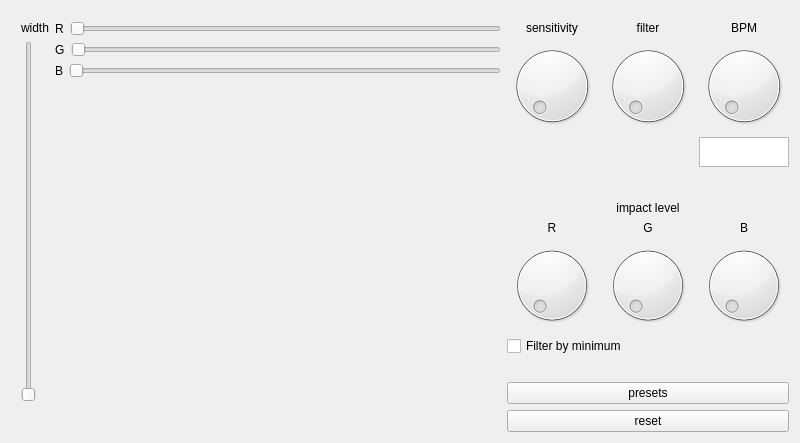
<?xml version="1.0" encoding="UTF-8"?>
<ui version="4.0">
    <class>color</class>
    <widget class="QWidget" name="color">
        <property name="windowModality">
            <enum>Qt::ApplicationModal</enum>
        </property>
        <property name="geometry">
            <rect>
                <x>0</x>
                <y>0</y>
                <width>800</width>
                <height>443</height>
            </rect>
        </property>
        <property name="minimumSize">
            <size>
                <width>600</width>
                <height>200</height>
            </size>
        </property>
        <property name="windowTitle">
            <string>Colors</string>
        </property>
        <layout class="QGridLayout" name="gridLayout_2">
            <item row="0" column="0">
                <layout class="QVBoxLayout" name="verticalLayoutGeneral">
                    <item>
                        <spacer name="verticalSpacer_2">
                            <property name="orientation">
                                <enum>Qt::Vertical</enum>
                            </property>
                            <property name="sizeType">
                                <enum>QSizePolicy::Fixed</enum>
                            </property>
                            <property name="sizeHint" stdset="0">
                                <size>
                                    <width>10</width>
                                    <height>10</height>
                                </size>
                            </property>
                        </spacer>
                    </item>
                    <item>
                        <layout class="QHBoxLayout" name="horizontalLayout">
                            <item>
                                <spacer name="horizontalSpacer">
                                    <property name="orientation">
                                        <enum>Qt::Horizontal</enum>
                                    </property>
                                    <property name="sizeType">
                                        <enum>QSizePolicy::Fixed</enum>
                                    </property>
                                    <property name="sizeHint" stdset="0">
                                        <size>
                                            <width>10</width>
                                            <height>20</height>
                                        </size>
                                    </property>
                                </spacer>
                            </item>
                            <item>
                                <layout class="QVBoxLayout" name="verticalLayout_2">
                                    <item>
                                        <widget class="QLabel" name="labelWidth">
                                            <property name="text">
                                                <string>width</string>
                                            </property>
                                        </widget>
                                    </item>
                                    <item>
                                        <widget class="QSlider" name="sliderWidth">
                                            <property name="orientation">
                                                <enum>Qt::Vertical</enum>
                                            </property>
                                        </widget>
                                    </item>
                                    <item>
                                        <spacer name="verticalSpacer_5">
                                            <property name="orientation">
                                                <enum>Qt::Vertical</enum>
                                            </property>
                                            <property name="sizeType">
                                                <enum>QSizePolicy::Fixed</enum>
                                            </property>
                                            <property name="sizeHint" stdset="0">
                                                <size>
                                                    <width>20</width>
                                                    <height>30</height>
                                                </size>
                                            </property>
                                        </spacer>
                                    </item>
                                </layout>
                            </item>
                            <item>
                                <layout class="QVBoxLayout" name="verticalLayout_3">
                                    <property name="sizeConstraint">
                                        <enum>QLayout::SetMaximumSize</enum>
                                    </property>
                                    <item>
                                        <layout class="QHBoxLayout" name="horizontalLayout_3">
                                            <item>
                                                <widget class="QLabel" name="labelR">
                                                    <property name="text">
                                                        <string>R</string>
                                                    </property>
                                                </widget>
                                            </item>
                                            <item>
                                                <widget class="QSlider" name="sliderRed">
                                                    <property name="minimumSize">
                                                        <size>
                                                            <width>0</width>
                                                            <height>0</height>
                                                        </size>
                                                    </property>
                                                    <property name="orientation">
                                                        <enum>Qt::Horizontal</enum>
                                                    </property>
                                                </widget>
                                            </item>
                                        </layout>
                                    </item>
                                    <item>
                                        <layout class="QHBoxLayout" name="horizontalLayout_4">
                                            <item>
                                                <widget class="QLabel" name="labelG">
                                                    <property name="text">
                                                        <string>G</string>
                                                    </property>
                                                </widget>
                                            </item>
                                            <item>
                                                <widget class="QSlider" name="sliderGreen">
                                                    <property name="orientation">
                                                        <enum>Qt::Horizontal</enum>
                                                    </property>
                                                </widget>
                                            </item>
                                        </layout>
                                    </item>
                                    <item>
                                        <layout class="QHBoxLayout" name="horizontalLayout_5">
                                            <item>
                                                <widget class="QLabel" name="labelB">
                                                    <property name="text">
                                                        <string>B</string>
                                                    </property>
                                                </widget>
                                            </item>
                                            <item>
                                                <widget class="QSlider" name="sliderBlue">
                                                    <property name="orientation">
                                                        <enum>Qt::Horizontal</enum>
                                                    </property>
                                                </widget>
                                            </item>
                                        </layout>
                                    </item>
                                    <item>
                                        <spacer name="horizontalSpacer_2">
                                            <property name="orientation">
                                                <enum>Qt::Horizontal</enum>
                                            </property>
                                            <property name="sizeHint" stdset="0">
                                                <size>
                                                    <width>40</width>
                                                    <height>20</height>
                                                </size>
                                            </property>
                                        </spacer>
                                    </item>
                                    <item>
                                        <spacer name="verticalSpacer">
                                            <property name="orientation">
                                                <enum>Qt::Vertical</enum>
                                            </property>
                                            <property name="sizeHint" stdset="0">
                                                <size>
                                                    <width>20</width>
                                                    <height>40</height>
                                                </size>
                                            </property>
                                        </spacer>
                                    </item>
                                </layout>
                            </item>
                            <item>
                                <layout class="QVBoxLayout" name="verticalLayout_5">
                                    <item>
                                        <layout class="QGridLayout" name="gridLayout">
                                            <property name="sizeConstraint">
                                                <enum>QLayout::SetMinimumSize</enum>
                                            </property>
                                            <item row="6" column="2">
                                                <widget class="QDial" name="nobImpactB"/>
                                            </item>
                                            <item row="0" column="2">
                                                <widget class="QLabel" name="label">
                                                    <property name="text">
                                                        <string>BPM</string>
                                                    </property>
                                                    <property name="alignment">
                                                        <set>Qt::AlignCenter</set>
                                                    </property>
                                                </widget>
                                            </item>
                                            <item row="5" column="1">
                                                <widget class="QLabel" name="label_4">
                                                    <property name="text">
                                                        <string>G</string>
                                                    </property>
                                                    <property name="alignment">
                                                        <set>Qt::AlignCenter</set>
                                                    </property>
                                                </widget>
                                            </item>
                                            <item row="5" column="0">
                                                <widget class="QLabel" name="label_2">
                                                    <property name="text">
                                                        <string>R</string>
                                                    </property>
                                                    <property name="alignment">
                                                        <set>Qt::AlignCenter</set>
                                                    </property>
                                                </widget>
                                            </item>
                                            <item row="2" column="2">
                                                <widget class="QPlainTextEdit" name="editBPM">
                                                    <property name="maximumSize">
                                                        <size>
                                                            <width>90</width>
                                                            <height>30</height>
                                                        </size>
                                                    </property>
                                                </widget>
                                            </item>
                                            <item row="6" column="1">
                                                <widget class="QDial" name="nobImpactG"/>
                                            </item>
                                            <item row="4" column="1">
                                                <widget class="QLabel" name="label_3">
                                                    <property name="text">
                                                        <string>impact level</string>
                                                    </property>
                                                    <property name="alignment">
                                                        <set>Qt::AlignCenter</set>
                                                    </property>
                                                </widget>
                                            </item>
                                            <item row="0" column="1">
                                                <widget class="QLabel" name="labelFilter">
                                                    <property name="text">
                                                        <string>filter</string>
                                                    </property>
                                                    <property name="alignment">
                                                        <set>Qt::AlignCenter</set>
                                                    </property>
                                                </widget>
                                            </item>
                                            <item row="1" column="1">
                                                <widget class="QDial" name="nobFilter">
                                                    <property name="minimumSize">
                                                        <size>
                                                            <width>90</width>
                                                            <height>90</height>
                                                        </size>
                                                    </property>
                                                    <property name="maximumSize">
                                                        <size>
                                                            <width>90</width>
                                                            <height>90</height>
                                                        </size>
                                                    </property>
                                                </widget>
                                            </item>
                                            <item row="5" column="2">
                                                <widget class="QLabel" name="label_5">
                                                    <property name="text">
                                                        <string>B</string>
                                                    </property>
                                                    <property name="alignment">
                                                        <set>Qt::AlignCenter</set>
                                                    </property>
                                                </widget>
                                            </item>
                                            <item row="1" column="0">
                                                <widget class="QDial" name="nobSensitivity">
                                                    <property name="minimumSize">
                                                        <size>
                                                            <width>90</width>
                                                            <height>90</height>
                                                        </size>
                                                    </property>
                                                    <property name="maximumSize">
                                                        <size>
                                                            <width>90</width>
                                                            <height>90</height>
                                                        </size>
                                                    </property>
                                                </widget>
                                            </item>
                                            <item row="6" column="0">
                                                <widget class="QDial" name="nobImpactR"/>
                                            </item>
                                            <item row="1" column="2">
                                                <widget class="QDial" name="nobBPM">
                                                    <property name="minimumSize">
                                                        <size>
                                                            <width>90</width>
                                                            <height>90</height>
                                                        </size>
                                                    </property>
                                                    <property name="maximumSize">
                                                        <size>
                                                            <width>90</width>
                                                            <height>90</height>
                                                        </size>
                                                    </property>
                                                </widget>
                                            </item>
                                            <item row="0" column="0">
                                                <widget class="QLabel" name="labelSensitivity">
                                                    <property name="text">
                                                        <string>sensitivity</string>
                                                    </property>
                                                    <property name="alignment">
                                                        <set>Qt::AlignCenter</set>
                                                    </property>
                                                </widget>
                                            </item>
                                            <item row="3" column="2">
                                                <spacer name="verticalSpacer_3">
                                                    <property name="orientation">
                                                        <enum>Qt::Vertical</enum>
                                                    </property>
                                                    <property name="sizeHint" stdset="0">
                                                        <size>
                                                            <width>20</width>
                                                            <height>40</height>
                                                        </size>
                                                    </property>
                                                </spacer>
                                            </item>
                                        </layout>
                                    </item>
                                    <item>
                                        <widget class="QCheckBox" name="checkMinFilter">
                                            <property name="text">
                                                <string>Filter by minimum</string>
                                            </property>
                                        </widget>
                                    </item>
                                    <item>
                                        <spacer name="verticalSpacer_4">
                                            <property name="orientation">
                                                <enum>Qt::Vertical</enum>
                                            </property>
                                            <property name="sizeType">
                                                <enum>QSizePolicy::Fixed</enum>
                                            </property>
                                            <property name="sizeHint" stdset="0">
                                                <size>
                                                    <width>20</width>
                                                    <height>20</height>
                                                </size>
                                            </property>
                                        </spacer>
                                    </item>
                                    <item>
                                        <widget class="QPushButton" name="buttonPresets">
                                            <property name="text">
                                                <string>presets</string>
                                            </property>
                                        </widget>
                                    </item>
                                    <item>
                                        <widget class="QPushButton" name="buttonReset">
                                            <property name="maximumSize">
                                                <size>
                                                    <width>16777215</width>
                                                    <height>16777215</height>
                                                </size>
                                            </property>
                                            <property name="text">
                                                <string>reset</string>
                                            </property>
                                        </widget>
                                    </item>
                                </layout>
                            </item>
                        </layout>
                    </item>
                </layout>
            </item>
        </layout>
    </widget>
    <resources/>
    <connections/>
</ui>
